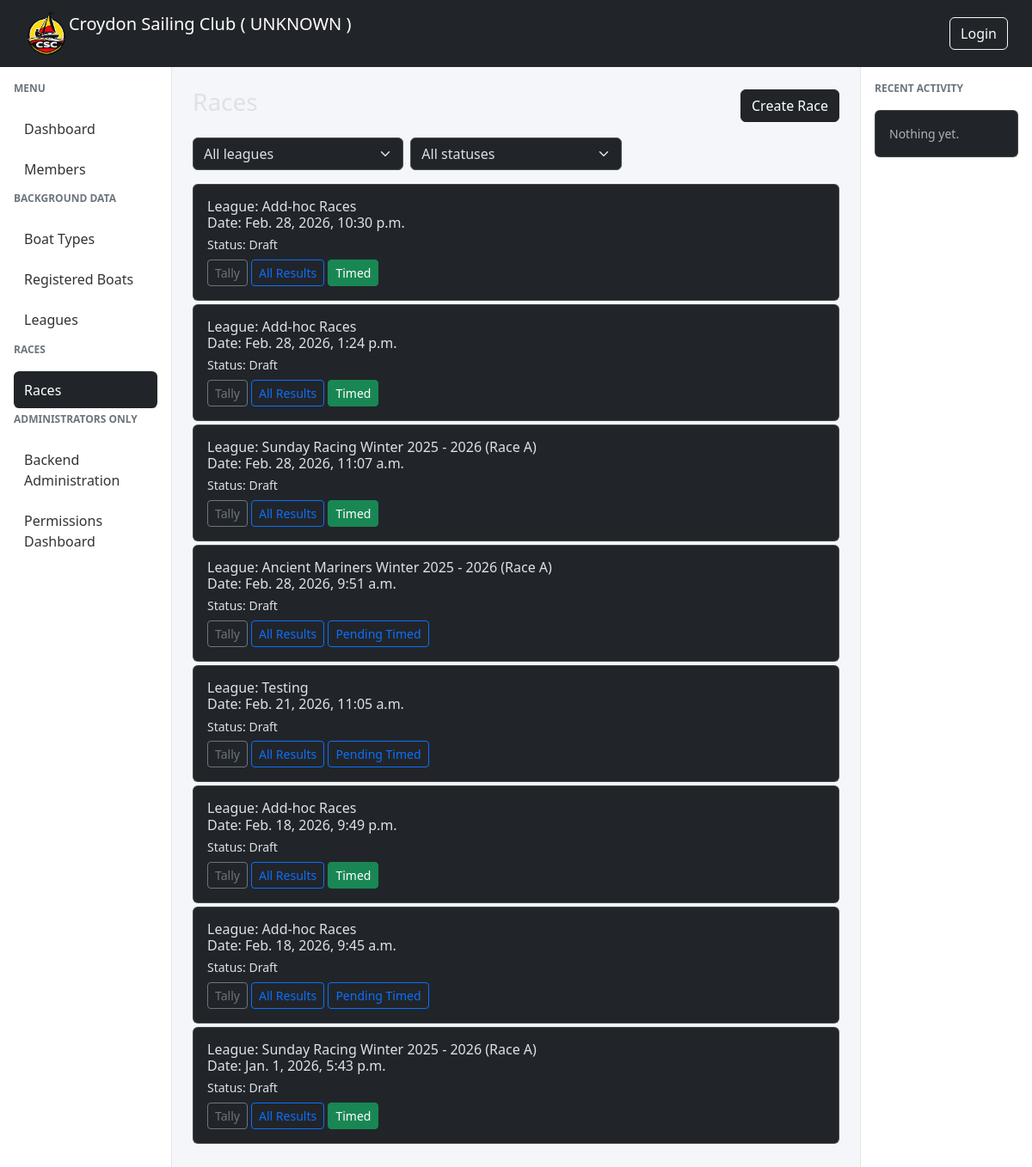
The page / on the database its author committed.
### races/models.py (models this page shows, shortened)
class Race(models.Model):
    event = models.OneToOneField(Event, on_delete=models.CASCADE)
    league = models.ForeignKey(
        "races.League",
        on_delete=models.SET_NULL,
        null=True,
        blank=True,
        related_name="races",
    )
    race_officer = models.ForeignKey(
        settings.AUTH_USER_MODEL,
        on_delete=models.SET_NULL,
        null=True,
        related_name="races_as_ro",
    )
    assistant_race_officer = models.ForeignKey(
        settings.AUTH_USER_MODEL,
        on_delete=models.SET_NULL,
        null=True,
        blank=True,
        related_name="races_as_aro",
    )
    class RaceStatus(models.TextChoices):
        DRAFT = "draft", "Draft"
        OPEN = "open", "Open"
        RUNNING = "running", "Running"
        FINISHED = "finished", "Finished"
        VERIFIED = "verified", "Verified"
        LOCKED = "locked", "Locked"
    status = models.CharField(
        max_length=20,
        choices=RaceStatus.choices,
        default=RaceStatus.DRAFT,
    )

class League(models.Model):
    name = models.CharField(max_length=200, unique=True)
    description = models.CharField(max_length=200, blank=True)
    date_from = models.DateField(help_text='The first date a race can be added to this league')
    date_to = models.DateField(help_text='The last date a race can be added to this league')
    def __str__(self):
        return self.name

class Event(models.Model):
    class EventType(models.TextChoices):
        RACE = "race", "Race"
        MEETING = "meeting", "Meeting"
        WORKPARTY = "workparty", "Work Party"
    start_datetime = models.DateTimeField()
    type = models.CharField(max_length=20, choices=EventType.choices)
    created_by = models.ForeignKey(
        settings.AUTH_USER_MODEL,
        on_delete=models.SET_NULL,
        null=True,
        related_name="events_created",
    )
    created_at = models.DateTimeField(auto_now_add=True)
    is_active = models.BooleanField(default=True)

### races/views.py (the view)
# urls.py: path("", RaceListView.as_view(), name="races-list"),
class RaceListView(ListView):
    model = Race
    template_name = "races/race_list.html"
    context_object_name = "races"
    ordering = ["-event__start_datetime"]
    def get_queryset(self):
        qs = super().get_queryset().select_related("league")
        league_id = self.request.GET.get("league")
        status = self.request.GET.get("status")
        if league_id and league_id != "all":
            qs = qs.filter(league_id=league_id)
        if status and status != "all":
            qs = qs.filter(status=status)
        qs = qs.annotate(
            has_events=Exists(
                RaceEvent.objects.filter(
                    race=OuterRef("pk"),
                    event_type="start"
                )
            )
        )
        return qs
    def get_context_data(self, **kwargs):
        context = super().get_context_data(**kwargs)
        context["leagues"] = League.objects.order_by("name")
        context["selected_league"] = self.request.GET.get("league", "all")
        context["selected_status"] = self.request.GET.get("status", "all")
        return context

### csc_manager/context_processors.py (called while the page is built)
def template_settings(request):
    return {
        name: getattr(settings, name)
        for name in getattr(settings, "TEMPLATE_VISIBLE_SETTINGS", [])
    }

### races/templates/races/race_list.html (shortened to what this page needs)
{% extends "base.html" %}
{% block content %}
<div class="d-flex justify-content-between align-items-center mb-3">
    <h3>Races</h3>
    <a href="{% url 'race-add' %}" class="btn btn-dark">
        Create Race
    </a>
</div>
<form method="get" class="row g-2 mb-3">
    <div class="col-md-4">
        <select name="league" class="form-select" onchange="this.form.submit()">
            <option value="all">All leagues</option>
        </select>
    </div>
    <div class="col-md-4">
        <select name="status" class="form-select" onchange="this.form.submit()">
            <option value="all">All statuses</option>
        </select>
    </div>
</form>
    <div class="d-flex flex-column" style="height: calc(100vh - 240px);">
    <div class="flex-grow-1 overflow-auto">
            {% for race in races %}
                    <div class="card mb-1">
                        <div class="card-body">
                            <h6 class="card-title"><div >League: {{ race.league|default:"—" }} </div> <div >Date: {{ race.event.start_datetime }}</div></h6>
                            <h6 class="card-text small">Status: {{ race.get_status_display }}</h6>
                            <a href="{% url 'race-entries' race.pk %}"
                                class="btn btn-sm btn-outline-secondary ">
                                Tally
                            </a>
                            <a href="{% url 'select-result-set' race.id %}"
                                class="btn btn-sm btn-outline-primary">
                                All Results
                            </a>
                            {% if race.has_events %}
                                <a href="{% url 'race-live' race.id %}" class="btn btn-sm btn-success">
                                    Timed
                                </a>
                            {% else %}
                                <a href="{% url 'race-live' race.id %}" class="btn btn-sm btn-outline-primary">
                                    Pending Timed
                                </a>
                            {% endif %}
                        </div>
                    </div>
            {% empty %}
                    <div colspan="5" class="text-center text-muted">
                        No races yet
                    </div>
            {% endfor %}
    </div>
    </div>
{% endblock %}

### csc_manager/templates/base.html (style rules this page uses)
body { background-color: #f4f6f9; }

### rows shown on the page
Race: league "Add-hoc Races", event.start_datetime "Feb. 28, 2026, 10:30 p.m.", status "Draft", shows "Timed"
Race: league "Add-hoc Races", event.start_datetime "Feb. 28, 2026, 1:24 p.m.", status "Draft", shows "Timed"
Race: league "Sunday Racing Winter 2025 - 2026 (Race A)", event.start_datetime "Feb. 28, 2026, 11:07 a.m.", status "Draft", shows "Timed"
Race: league "Ancient Mariners Winter 2025 - 2026 (Race A)", event.start_datetime "Feb. 28, 2026, 9:51 a.m.", status "Draft", shows "Pending Timed"
Race: league "Testing", event.start_datetime "Feb. 21, 2026, 11:05 a.m.", status "Draft", shows "Pending Timed"
Race: league "Add-hoc Races", event.start_datetime "Feb. 18, 2026, 9:49 p.m.", status "Draft", shows "Timed"
Race: league "Add-hoc Races", event.start_datetime "Feb. 18, 2026, 9:45 a.m.", status "Draft", shows "Pending Timed"
Race: league "Sunday Racing Winter 2025 - 2026 (Race A)", event.start_datetime "Jan. 1, 2026, 5:43 p.m.", status "Draft", shows "Timed"

### other values the page prints
{{ ENVIRONMENT }} "UNKNOWN"
